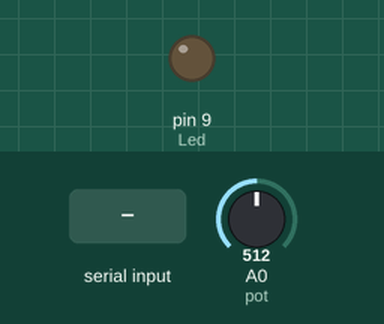
This sketch was run on a simulated Arduino Uno, built with avr-gcc and run on an emulated ATmega328P. Parts: output pins drawn as LEDs (lit = HIGH). Inputs (shaded band) come from the test bench; at power-on: A0 (pot) = 512. What the sketch prints to the serial monitor is not drawn.

Above: at 1.2 s.
1.3 s: byte 30 received over Serial
At 2.0 s:
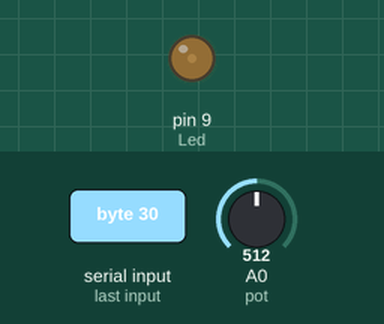
2.8 s: byte 90 received over Serial
At 3.3 s:
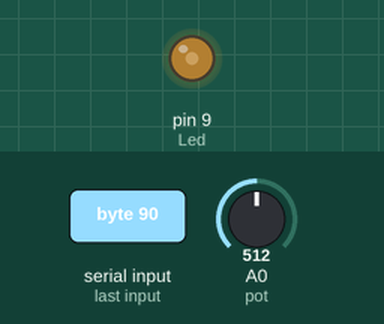
Timing chart, 0 to 5.8 s (numbered marks = the images above; inputs shaded):
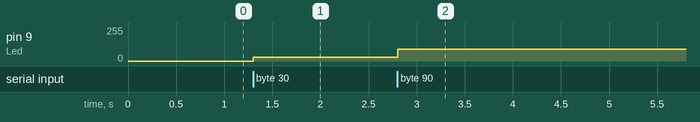

Measured:
- after the input at 1.3 s, pin 9 (Led): 0/255 → 30/255 at once
- after the input at 2.8 s, pin 9 (Led): 30/255 → 90/255 at once

The sketch:

Labo10_Oefening2_Nicholas.ino
```cpp
int Led= 9, pot = A0,val;
void setup() {
  pinMode(pot, INPUT);
  pinMode(Led, OUTPUT);
  Serial.begin(9600);
}

void loop() {
  while (Serial.available()) {
    int value = Serial.read();
    analogWrite(Led, value);
  }
  val = analogRead(pot);
  val = map(val, 0, 1023, 0, 255);
  Serial.write((int)val);
  delay(100);
}
```
